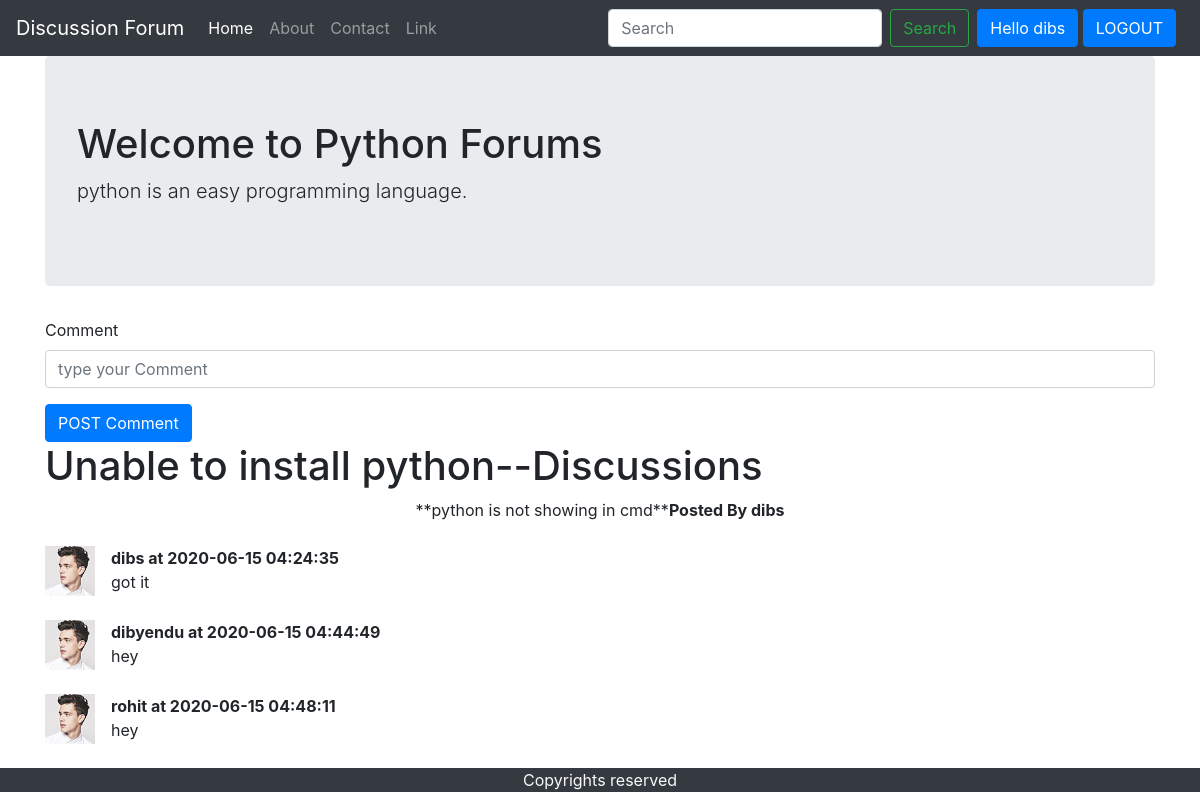
The app's page /thread.php?threadid=1 (signed in) with its own data.
### tables this page shows
CREATE TABLE `category` (
  `id` int(8) NOT NULL,
  `name` varchar(255) NOT NULL,
  `description` varchar(255) NOT NULL,
  `created` datetime DEFAULT current_timestamp()
);

CREATE TABLE `threads` (
  `id` int(7) NOT NULL,
  `title` varchar(255) NOT NULL,
  `description` text NOT NULL,
  `thread_cat_id` int(7) NOT NULL,
  `thread_user_id` int(7) NOT NULL,
  `created` datetime NOT NULL DEFAULT current_timestamp()
);

CREATE TABLE `users` (
  `user_id` int(11) NOT NULL,
  `user_name` varchar(255) NOT NULL,
  `user_email` varchar(50) NOT NULL,
  `user_pass` varchar(50) NOT NULL,
  `user_time` datetime NOT NULL DEFAULT current_timestamp()
);

CREATE TABLE `comments` (
  `comment_id` int(8) NOT NULL,
  `comment_content` text NOT NULL,
  `thread_id` int(8) NOT NULL,
  `comment_by` int(11) NOT NULL,
  `comment_time` datetime NOT NULL DEFAULT current_timestamp()
);

### thread.php (the view, shortened to what this page needs)
<?php include('partials/header.php');
include('partials/dbconnect.php');
$id=$_GET['threadid'];
$sql="SELECT * FROM `threads` WHERE `id`=$id";
$res=mysqli_query($conn,$sql);
while($row = mysqli_fetch_assoc($res))
    {   $catid=$row['thread_cat_id'];
        $title=$row['title'];
        $desc=$row['description'];
        $thread_user_id=$row['thread_user_id'];
        $sql2="SELECT * FROM `users` WHERE `user_id`='$thread_user_id'";
        $res2=mysqli_query($conn,$sql2);
        $row2=mysqli_fetch_assoc($res2);
        $username=$row2['user_name'];
    }
    $sql="SELECT * FROM `category` WHERE `id`=$catid";
    $res=mysqli_query($conn,$sql);
    while($row = mysqli_fetch_assoc($res))
        {   $name=$row['name'];
            $catdesc=$row['description'];
        }
?>
<div class="container">
    <div class="jumbotron">
        <h1>Welcome to <?php echo $name; ?> Forums</h1>
        <p class="lead"><?php echo $catdesc; ?>.</p>
    </div>
</div>
<?php
if (isset($_SESSION['loggedin']) && $_SESSION['loggedin']==true)
{
echo '<div class="container">
        <form action="'.$_SERVER["REQUEST_URI"].'" method="post">
            <div class="form-group">
                <label for="comm">Comment</label>
                <input type="text" class="form-control" id="comm" name="comm" placeholder="type your Comment">
                <input type="hidden" name="user_id" value="'.$_SESSION['id'].'">
            </div>
            <button type="submit" class="btn btn-primary">POST Comment</button>
        </form>
    </div>';
}
else{
    echo "<h3 class='container text-center'>Log in to Comment</h3>";
}
?>
<div class="container">
    <h1><?php echo $title; ?>--Discussions</h1>
    <p class="text-center">**<?php echo $desc; ?>**<B>Posted By <?php echo $username ?> </B></p>
    <?php
    $id=$_GET['threadid'];
    $sql="SELECT * FROM `comments` WHERE `thread_id`=$id";
    $res=mysqli_query($conn,$sql);
    while($row = mysqli_fetch_assoc($res))
        {   $noresult=false;
            $content=$row['comment_content'];
            $time=$row['comment_time'];
            $thread_user_id=$row['comment_by'];
            $sql2="SELECT * FROM `users` WHERE `user_id`='$thread_user_id'";
            $res2=mysqli_query($conn,$sql2);
            $row2=mysqli_fetch_assoc($res2);
            $username=$row2['user_name'];
            echo '<div class="media my-4">
                    <img width="50px" src="images/comment_2.jpg" alt="..." class="mr-3">
                    <div class="media-body">
                    <p class="font-weight-bold my-0">'.$username.' at '.$time.'</p>
                        '.$content.'
                    </div>
                </div>';
        }
        ?>
</div>
<?php include('partials/footer.php') ?>

### records on screen
category: name "Python", description "python is an easy programming language"
threads: title "Unable to install python", description "python is not showing in cmd"
users: user_name "dibs"
comments: users.user_name "dibs", comment_time "2020-06-15 04:24:35", comment_content "got it"
comments: users.user_name "dibyendu", comment_time "2020-06-15 04:44:49", comment_content "hey"
comments: users.user_name "rohit", comment_time "2020-06-15 04:48:11", comment_content "hey"

### other values on screen
$_SESSION['user_name'] "dibs"
